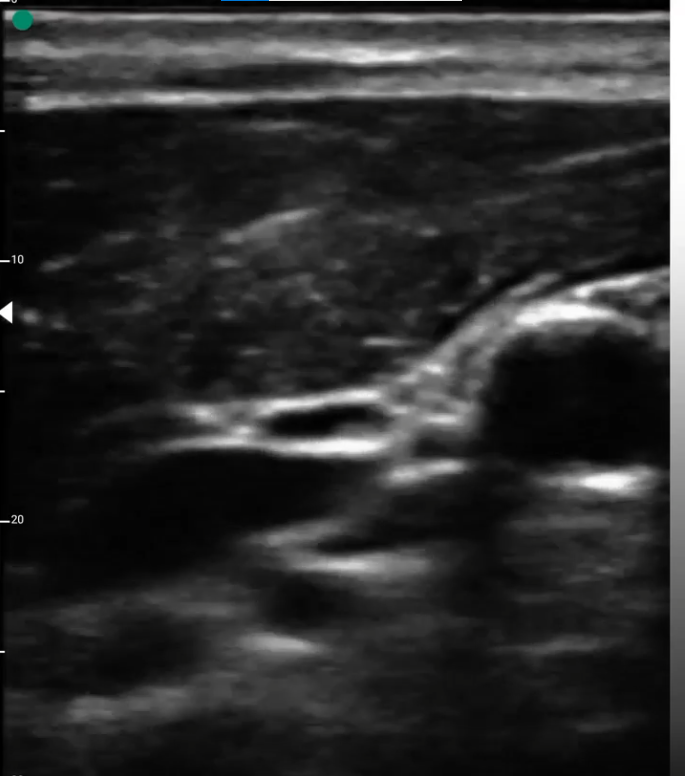
#> input picture mcx_sim/ultrasound_image_processing/KB_20220815_IJVSmall.png, 685 x 776 px; its folder holds 4 pictures in this run
$ python analyze_ultrasoud_image.py
#> lines starting #> are read from the running program, lines starting #| are printed output that depends on the picture; after the words box and inside, x2 and y2 are one past the last pixel; in counts of white or black regions, pixels touching at a corner belong together
import numpy as np
import scipy.io as sio
import cv2
import json
import matplotlib.pyplot as plt
import os
import sys
# %% move to current file path
os.chdir(sys.path[0])

plt.rcParams.update({"mathtext.default": "regular"})
plt.rcParams["font.family"] = "Times New Roman"
plt.rcParams["figure.dpi"] = 300


# %% parameters setting
subject = "KB"
date = "20220815"
state = "IJVSmall"
tissueSet = ["skin", "fat", "ijv", "cca"]
with open("blood_vessel_segmentation_line.json") as f:
#> (reads mcx_sim/ultrasound_image_processing/blood_vessel_segmentation_line.json from the repository)
    paramSet = json.load(f)[subject][date][state]
skinStartEdge = paramSet["skinStartEdge"]
bloodThold = paramSet["bloodThold"]
length10mmEdge = paramSet["length10mmEdge"]
voxelLength = 0.25  # [mm]
gridNumIn10mm = int(10/voxelLength)


# %% main
# plot original image
image = cv2.imread("{}_{}_{}.png".format(
    subject, date, state), cv2.IMREAD_GRAYSCALE)
#> image: shape (776, 685); min 0, max 255, mean 44.2
plt.imshow(image, cmap="gray")
plt.hlines(15, 0, 400, color="red")  # upperbound
plt.hlines(700, 0, 400, color="red")  # lowerbound
plt.plot()
plt.colorbar()
plt.title("original")
plt.show()
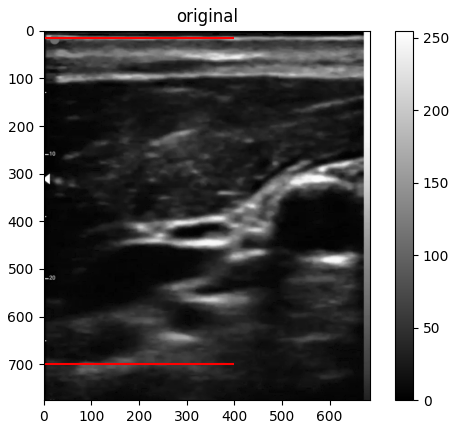
#> figure drawn by matplotlib, 2 panels

# plot tissue area only
plt.imshow(image[15:700], cmap="gray")
plt.colorbar()
plt.title("tissue (but no trim to skin surface)")
plt.show()
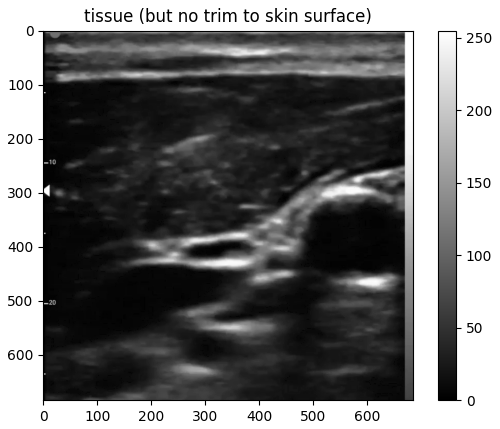
#> figure drawn by matplotlib, 2 panels

# trim image to start from skin surface
image = image[skinStartEdge:700]
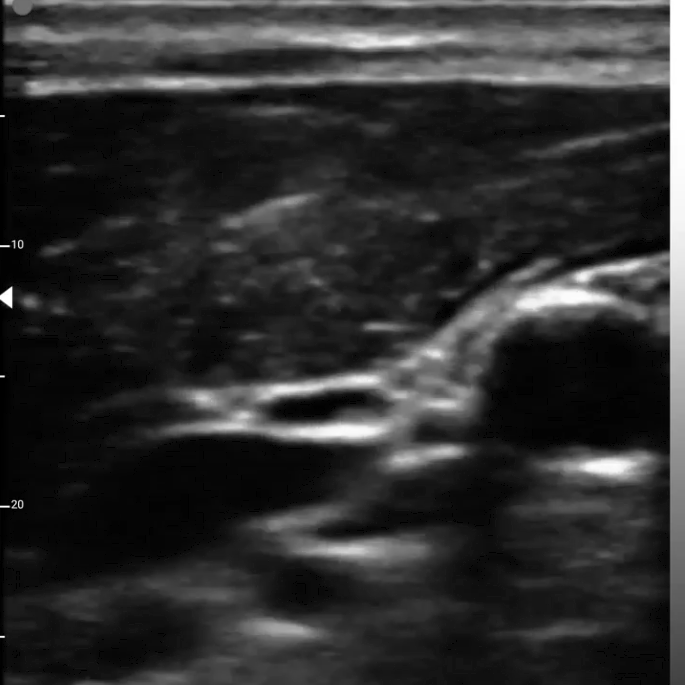
#> image: shape (685, 685); min 0, max 255, mean 46.6
plt.imshow(image, cmap="gray")
plt.plot([0, 0], length10mmEdge, "r.")
plt.colorbar()
plt.title("tissue (trim to skin surface)")
plt.show()


# %% catch and plot real target tissue area
legalRowSet = {}
legalColSet = {}
for idx, tissue in enumerate(tissueSet):
    # highlight
    # tissue = 'ijv'
    plt.imshow(image, cmap="gray")
    # plt.plot([280,380],[420,520],'r')
    # plt.plot([60,30],[470,650],'r')
    # plt.plot([460,410],[600,400],'r')
    plt.colorbar()

    if tissue == "skin" or tissue == "fat":
        plt.axhline(y=paramSet[tissue]["x"], c="r", linewidth=1)
    if tissue == "ijv":
        for vector, edge in zip(paramSet[tissue]["v"], np.array(paramSet[tissue]["x"])):
            y = -vector[2]/vector[3]*edge - vector[1]/vector[3]
            plt.plot(y, edge, c="r")
    if tissue == "cca":
        angles = np.linspace(0, 2*np.pi, num=100)
        x = paramSet[tissue]["v"][2] * \
            np.cos(angles) + paramSet[tissue]["v"][0]
        y = paramSet[tissue]["v"][2] * \
            np.sin(angles) + paramSet[tissue]["v"][1]
        plt.plot(x, y, c="r")
    plt.title("({}) potential {} area".format(state, tissue))
    plt.show()

    if tissue == "ijv" or tissue == "cca":
        # highlight and catch target tissue
        plt.imshow(image, cmap="gray")
        plt.colorbar()
        if tissue == "ijv":
            for vector, edge in zip(paramSet[tissue]["v"], np.array(paramSet[tissue]["x"])):
                y = -vector[2]/vector[3]*edge - vector[1]/vector[3]
                plt.plot(y, edge, c="r")
        if tissue == "cca":
            angles = np.linspace(0, 2*np.pi, num=100)
            x = paramSet[tissue]["v"][2] * \
                np.cos(angles) + paramSet[tissue]["v"][0]
            y = paramSet[tissue]["v"][2] * \
                np.sin(angles) + paramSet[tissue]["v"][1]
            plt.plot(x, y, c="r")
        # mesh coordinate
        coordinates = np.meshgrid(
            np.arange(image.shape[0]), np.flip(np.arange(image.shape[1])))
        # add dummy coordinate
        coordinates = np.insert(coordinates, 0, 1, axis=0)
        # sketch potential region
        targetMatch = np.ones((image.shape[1], image.shape[0]), dtype=bool)
        # match line
        if tissue == "ijv":
            for vector in np.array(paramSet[tissue]["v"]):
                if vector[0] == -1:
                    targetMatch = targetMatch & (
                        (vector.reshape(-1, 1, 1)[1:] * coordinates).sum(axis=0) < 0)
                if vector[0] == 1:
                    targetMatch = targetMatch & (
                        (vector.reshape(-1, 1, 1)[1:] * coordinates).sum(axis=0) > 0)
            # match blood
            targetMatch = targetMatch & (
                np.rot90(image[:image.shape[0], :image.shape[1]]) < bloodThold)
        if tissue == "cca":
            targetMatch = targetMatch & ((coordinates[1]-paramSet[tissue]["v"][1])**2 + (
                coordinates[2]-paramSet[tissue]["v"][0])**2 <= paramSet[tissue]["v"][2]**2)
        # plot image (before scale)
        legalRow, legalCol = np.where(targetMatch == True)
        legalRow = targetMatch.shape[0]-legalRow
        plt.imshow(image, cmap="gray")
        plt.plot(legalRow, legalCol, "r.", markersize=3)
        plt.title("catch {} (before scale)".format(tissue))
        plt.show()

        # plot image (after scale)
        scalePercentage = gridNumIn10mm / (length10mmEdge[1]-length10mmEdge[0])
        newImage = cv2.resize(image, (int(np.round(image.shape[1]*scalePercentage)), int(
            np.round(image.shape[0]*scalePercentage))), interpolation=cv2.INTER_AREA)
        targetMatch = targetMatch.astype(float)
        targetMatch = cv2.resize(targetMatch, (int(np.round(targetMatch.shape[1]*scalePercentage)), int(
            np.round(targetMatch.shape[0]*scalePercentage))), interpolation=cv2.INTER_AREA)
        targetMatch = targetMatch.astype(bool)
        legalRow, legalCol = np.where(targetMatch == True)
        legalRow = targetMatch.shape[0]-legalRow
        plt.imshow(newImage, cmap="gray")
        plt.colorbar()
        plt.title("image after scale")
        plt.show()
        plt.imshow(newImage, cmap="gray")
        plt.colorbar()
        plt.plot(legalRow, legalCol, "r.", markersize=3)
        plt.title("catch {} (after scale)".format(tissue))
        plt.show()

        legalRowSet[tissue] = legalRow
        legalColSet[tissue] = legalCol
#> this loop made 4 passes
#> pass 3, `targetMatch = targetMatch & ( np.rot90(image[:image.shape[0], :image.s..`:
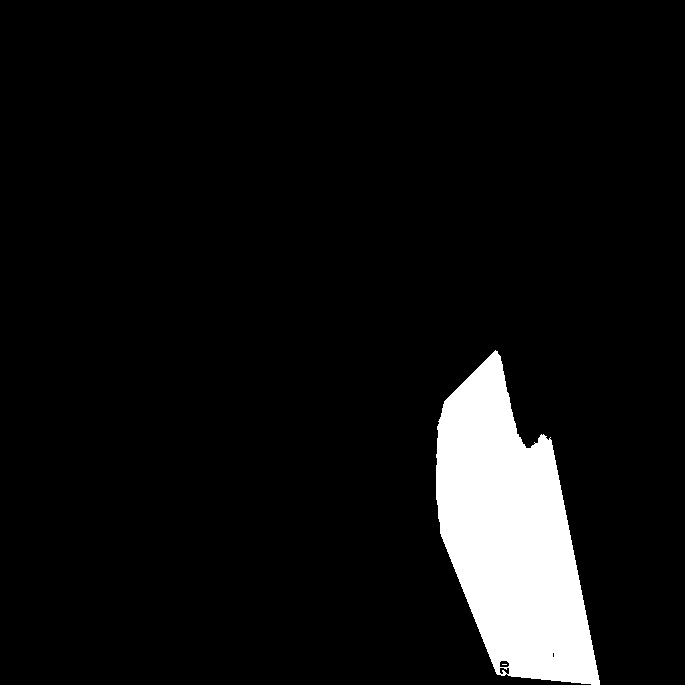
#> targetMatch: shape (685, 685) bool; 7% white; 2 white regions (1 under 20 px), largest, box (x1, y1, x2, y2) and area: (436, 350, 600, 685) 33032
#> pass 3, `newImage = cv2.resize(image, (int(np.round(image.shape[1]*scalePercent..`:
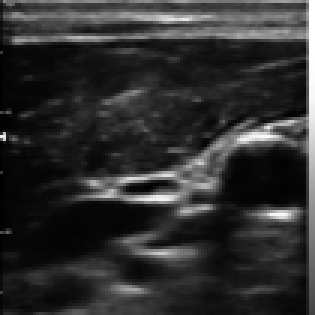
#> newImage: shape (105, 105) (shown 3 times larger); min 0, max 255, mean 46.6
#> after the loop:
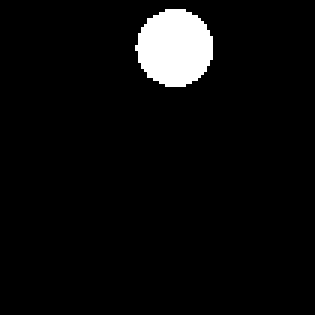
#> targetMatch: shape (105, 105) bool (shown 3 times larger); 4.7% white; 1 white region, box (x1, y1, x2, y2) and area: (45, 3, 71, 29) 522
#> after the loop, legalColSet = 2 items; legalRowSet = 2 items


# %% make volume
def convertUnit(length, voxelSize=voxelLength):
    numGrid = length / voxelSize
    return numGrid


# related size [mm]
# model
modelX = convertUnit(132)
modelY = convertUnit(38)
modelZ = convertUnit(32)
# source
srcHolderX = convertUnit(16)
srcHolderY = convertUnit(16)
srcHolderZ = convertUnit(6)
irraWinRadius = convertUnit(2.5)
# detecotr
detHolderX = convertUnit(20)
detHolderY = convertUnit(14)
detHolderZ = convertUnit(6)
prismX = convertUnit(20)
prismY = convertUnit(5)
prismZ = convertUnit(5)
# 0.3675
fiberR = convertUnit(0.3675)

# start to construct
# model and air (in the beginning)
vol = np.ones((int(modelX), int(modelY), int(modelZ)))
# source
vol[int(modelX//2-srcHolderX//2):int(modelX//2+srcHolderX//2),
    int(modelY//2-srcHolderY//2):int(modelY//2+srcHolderY//2),
    :int(srcHolderZ)] = 2  # holder
for x in range(int(modelX//2)-int(np.ceil(irraWinRadius)), int(modelX//2)+int(np.ceil(irraWinRadius))):
    for y in range(int(modelY//2)-int(np.ceil(irraWinRadius)), int(modelY//2)+int(np.ceil(irraWinRadius))):
        isDist1 = np.sqrt((modelX//2-x)**2 + (modelY//2-y)
                          ** 2) < np.ceil(irraWinRadius)
        isDist2 = np.sqrt((modelX//2-(x+1))**2 + (modelY//2-y)
                          ** 2) < np.ceil(irraWinRadius)
        isDist3 = np.sqrt((modelX//2-x)**2 + (modelY//2-(y+1))
                          ** 2) < np.ceil(irraWinRadius)
        isDist4 = np.sqrt((modelX//2-(x+1))**2 +
                          (modelY//2-(y+1))**2) < np.ceil(irraWinRadius)
        if isDist1 or isDist2 or isDist3 or isDist4:
            vol[x][y] = 1  # air
# detector
vol[int(modelX//2+srcHolderX//2):int(modelX//2+srcHolderX//2+detHolderX),
    int(modelY//2-detHolderY//2):int(modelY//2+detHolderY//2),
    :int(detHolderZ)] = 2  # first holder
vol[int(modelX//2-srcHolderX//2-detHolderX):int(modelX//2-srcHolderX//2),
    int(modelY//2-detHolderY//2):int(modelY//2+detHolderY//2),
    :int(detHolderZ)] = 2  # second holder
vol[int(modelX//2+srcHolderX//2):int(modelX//2+srcHolderX//2+detHolderX),
    int(modelY//2-prismY//2):int(modelY//2+prismY//2),
    int(detHolderZ-prismZ):int(detHolderZ)] = 3  # first prism
vol[int(modelX//2-srcHolderX//2-detHolderX):int(modelX//2-srcHolderX//2),
    int(modelY//2-prismY//2):int(modelY//2+prismY//2),
    int(detHolderZ-prismZ):int(detHolderZ)] = 3  # second prism
vol[int(modelX//2+srcHolderX//2):int(modelX//2+srcHolderX//2+detHolderX),
    int(modelY//2-prismY//2):int(modelY//2+prismY//2),
    :int(detHolderZ-prismZ)] = 0  # first fiber
vol[int(modelX//2-srcHolderX//2-detHolderX):int(modelX//2-srcHolderX//2),
    int(modelY//2-prismY//2):int(modelY//2+prismY//2),
    :int(detHolderZ-prismZ)] = 0  # second fiber
# [11 lines of commented-out code are left out]
vol[:, :, int(detHolderZ):] = 6
# fat
fatDepth = int(paramSet["fat"]["x"]*scalePercentage)
vol[:, :, int(detHolderZ):int(detHolderZ)+fatDepth] = 5
# skin
skinDepth = int(paramSet["skin"]["x"]*scalePercentage)
vol[:, :, int(detHolderZ):int(detHolderZ)+skinDepth] = 4
# %% Can add perturbed region
# ijv  # 7 for perturbed region
shiftNumber = np.round(modelY//2 - np.mean(legalRowSet["ijv"]), 0).astype(int)
#> shiftNumber = 52
vol[:, np.array(legalRowSet["ijv"])+shiftNumber, np.array(legalColSet["ijv"]
                                                          )+int(detHolderZ)] = 7 if state == "IJVLarge" else 8
# cca
if state == "IJVSmall":
#> (the run stopped early here; a loop or call above may not have finished)
